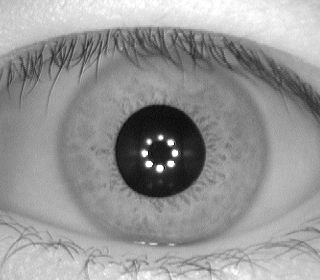
%> input picture iris.png, 320 x 280 px
$ octave Iris_Segmentation_Normalization.m   (GNU Octave 9; MATLAB toolbox functions it lacks are replaced by stand-ins)
%> lines starting %> are read from the running program, lines starting %| are printed output that depends on the picture; in (x1, y1, x2, y2) boxes, pixels count from 0 and x2, y2 are one past the last pixel; in counts of white or black regions, pixels touching at a corner belong together; the program's own positions count from 1
%Stefana Rusu - Iris Segmentation Project
%CSCI446 - Advances in Biometrics
%this project uses the Circular Hough Transform method

close all;
clear all;
%read the grayscale image from the path
I = imread('iris.png');
%> I is the input picture: size 280x320x3 uint8; min 0, max 255, mean 150.3

%convert image to binary
BW = im2bw(I);
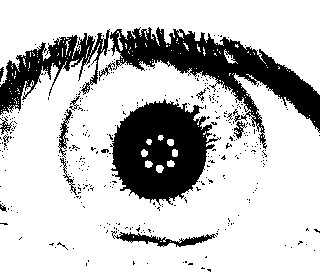
%> BW: size 280x320 logical; 77.8% white; 358 black regions (343 under 20 px), largest, box (x1, y1, x2, y2) and area: (110, 27, 320, 149) 7416, (110, 99, 221, 206) 7290, (0, 29, 110, 115) 3077

%find the edges using the Canny operator
Image = edge(BW, 'canny');
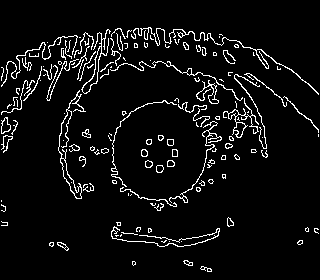
%> Image: size 280x320 logical; 5.9% white in thin lines or dots, all inside (x1, y1, x2, y2) = (1, 27, 319, 272)

%find the center coordinates and radius for the pupillary boundary
[pupilCenterX, pupilCenterY, pupilRadius] = findPupillaryBoundary(Image);

%find the center coordinates and radius for the limbus boundary
[limbusCenterX, limbusCenterY, limbusRadius] = findLimbusBoundary(Image);
% [61 lines not run here, left out]
function [pCenterX, pCenterY, pRadius] = findPupillaryBoundary(grayscaleImage)
[center, radius] = imfindcircles(grayscaleImage,[37 45],'ObjectPolarity','dark','Sensitivity',1);
%> center = 518 rows, first 12: [160 155; 184 198; 268 107; 193 195; 107 158; 295 22; 281 118; 214 119; 114 106; 18 141; 205 37; 303 29]; radius = 518 values, max 44.95 at index 69, min 37 at index 255, mean 40.17
pCenterX = center(1,1);
%> pCenterX = 160
pCenterY = center(1,2);
%> pCenterY = 155
pRadius  = radius(1);
%> pRadius = 43.95
%> `[pupilCenterX, pupilCenterY, pupilRadius] = findPupillaryBoundary(Imag..`: pupilCenterX = 160; pupilCenterY = 155; pupilRadius = 43.95
end

function [lCenterX, lCenterY, lRadius] = findLimbusBoundary(grayscaleImage)
%> (the run ends here)
